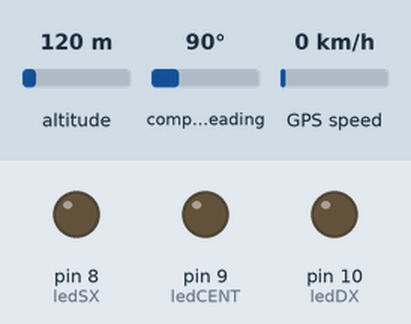
Simulated run of this sketch. Board: Arduino Uno, built with avr-gcc and run on an emulated ATmega328P. Shown: output pins drawn as LEDs (lit = HIGH). The test bench sets the inputs (shaded band); at power-on: altitude 120 m, GPS speed 0 km/h, compass heading 90°. The GPS gets a fix after 3 s at 37.7749, -122.4194 with 8 satellites; what the sketch prints to the serial monitor is not drawn.

Above: at 1.2 s.
1.3 s: altitude set to 108 m
At 3.9 s:
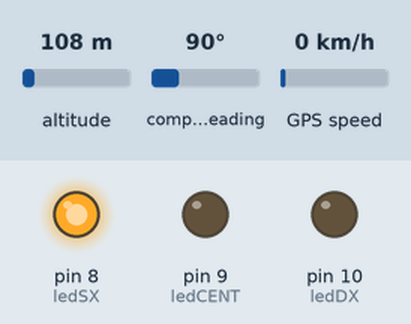
4.5 s: altitude set to 90 m
10.6 s: GPS speed set to 8 km/h
12.1 s: GPS speed set to 11 km/h
Timing chart, 0 to 15.1 s (numbered marks = the images above; inputs shaded):
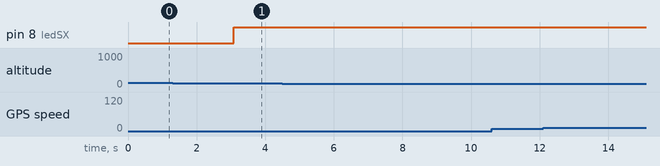

The sketch:

aWearable01.ino
```cpp
#include <SoftwareSerial.h>
#include <TinyGPS.h>

TinyGPS gps;
SoftwareSerial nss(2, 3);

//LED direction pins
int ledSX = 8;
int ledCENT = 9;
int ledDX = 10;

int distance_to_target = 0;

static void gpsdump(TinyGPS &gps);
static bool feedgps();
static void print_float(float val, float invalid, int len, int prec);
static void print_int(unsigned long val, unsigned long invalid, int len);
static void print_distance(unsigned long val);
static void print_date(TinyGPS &gps);
static void print_str(const char *str, int len);
static void print_str_target(const char *str, int len);

void setup()
{

  Serial.begin(115200);
  nss.begin(9600);

    // initialize the digital pin as an output.
  pinMode(ledSX, OUTPUT);
  pinMode(ledCENT, OUTPUT);
  pinMode(ledDX, OUTPUT);

  Serial.print("Testing TinyGPS library v. "); Serial.println(TinyGPS::library_version());
  Serial.println("by Mikal Hart");
  Serial.println();
  Serial.print("Sizeof(gpsobject) = "); Serial.println(sizeof(TinyGPS));
  Serial.println();
  Serial.println("Sats HDOP Latitude Longitude Fix  Date       Time       Date Alt     Course Speed Card  Distance Course Card  Chars Sentences Checksum");
  Serial.println("          (deg)    (deg)     Age                        Age  (m)     --- from GPS ----  ---- to target  ----  RX    RX        Fail");
  Serial.println("--------------------------------------------------------------------------------------------------------------------------------------");
}

void loop()
{
  bool newdata = false;
  unsigned long start = millis();

  // Every second we print an update
  while (millis() - start < 1000)
  {
    if (feedgps())
      newdata = true;
  }

  gpsdump(gps);

}

static void gpsdump(TinyGPS &gps)
{
  float flat, flon;
  unsigned long age, date, time, chars = 0;
  unsigned short sentences = 0, failed = 0;
  static const float TARGET_LAT = 63.41696, TARGET_LON = 10.40298;


  //char float_str3[16] = "";
  //dtostrf(TARGET_LAT,4,6,float_str3);
  //Serial.println(TARGET_LAT);
  //Serial.println(float_str3);

  print_int(gps.satellites(), TinyGPS::GPS_INVALID_SATELLITES, 5);
  print_int(gps.hdop(), TinyGPS::GPS_INVALID_HDOP, 5);
  gps.f_get_position(&flat, &flon, &age);
  print_float(flat, TinyGPS::GPS_INVALID_F_ANGLE, 9, 5);
  print_float(flon, TinyGPS::GPS_INVALID_F_ANGLE, 10, 5);
  print_int(age, TinyGPS::GPS_INVALID_AGE, 5);

  print_date(gps);

  print_float(gps.f_altitude(), TinyGPS::GPS_INVALID_F_ALTITUDE, 8, 2);
  print_float(gps.f_course(), TinyGPS::GPS_INVALID_F_ANGLE, 7, 2);
  print_float(gps.f_speed_kmph(), TinyGPS::GPS_INVALID_F_SPEED, 6, 2);
  print_str(gps.f_course() == TinyGPS::GPS_INVALID_F_ANGLE ? "*** " : TinyGPS::cardinal(gps.f_course()), 6);
  print_int(flat == TinyGPS::GPS_INVALID_F_ANGLE ? 0UL : (unsigned long)TinyGPS::distance_between(flat, flon, TARGET_LAT, TARGET_LON) / 1000, 0xFFFFFFFF, 9);
  print_distance((unsigned long)TinyGPS::distance_between(flat, flon, TARGET_LAT, TARGET_LON) / 1000);
  print_float(flat == TinyGPS::GPS_INVALID_F_ANGLE ? 0.0 : TinyGPS::course_to(flat, flon,TARGET_LAT, TARGET_LON), TinyGPS::GPS_INVALID_F_ANGLE, 7, 2);
  print_str_target(flat == TinyGPS::GPS_INVALID_F_ANGLE ? "*** " : TinyGPS::cardinal(TinyGPS::course_to(flat, flon, TARGET_LAT, TARGET_LON)), 6);

  gps.stats(&chars, &sentences, &failed);
  print_int(chars, 0xFFFFFFFF, 6);
  print_int(sentences, 0xFFFFFFFF, 10);
  print_int(failed, 0xFFFFFFFF, 9);
  Serial.println();

}

//Center light blinks if distance is less than 500km
static void print_distance(unsigned long val)
{
  if(val < 500) {
    digitalWrite(ledCENT,HIGH);
  }
}


static void print_int(unsigned long val, unsigned long invalid, int len)
{
  char sz[32];
  if (val == invalid)
    strcpy(sz, "*******");
  else
    sprintf(sz, "%ld", val);
  sz[len] = 0;
  for (int i=strlen(sz); i<len; ++i)
    sz[i] = ' ';
  if (len > 0)
    sz[len-1] = ' ';
  Serial.print(sz);

  feedgps();

}

static void print_float(float val, float invalid, int len, int prec)
{
  char sz[32];
  if (val == invalid)
  {
    strcpy(sz, "*******");
    sz[len] = 0;
        if (len > 0)
          sz[len-1] = ' ';
    for (int i=7; i<len; ++i)
        sz[i] = ' ';
    Serial.print(sz);

  }
  else
  {
    Serial.print(val, prec);
    int vi = abs((int)val);
    int flen = prec + (val < 0.0 ? 2 : 1);
    flen += vi >= 1000 ? 4 : vi >= 100 ? 3 : vi >= 10 ? 2 : 1;
    for (int i=flen; i<len; ++i)
      Serial.print(" ");
  }
  feedgps();
}

static void print_date(TinyGPS &gps)
{
  int year;
  byte month, day, hour, minute, second, hundredths;
  unsigned long age;
  gps.crack_datetime(&year, &month, &day, &hour, &minute, &second, &hundredths, &age);
  if (age == TinyGPS::GPS_INVALID_AGE)
    Serial.print("*******    *******    ");
  else
  {
    char sz[32];
    sprintf(sz, "%02d/%02d/%02d %02d:%02d:%02d   ",
        month, day, year, hour, minute, second);
    Serial.print(sz);
  }
  print_int(age, TinyGPS::GPS_INVALID_AGE, 5);
  feedgps();
}


static void print_str(const char *str, int len)
{
  int slen = strlen(str);
  for (int i=0; i<len; ++i)
    Serial.print(i<slen ? str[i] : ' ');

  feedgps();
}

//calls blinking_lights
static void print_str_target(const char *str, int len)
{
  int slen = strlen(str);
  for (int i=0; i<len; ++i)
    Serial.print(i<slen ? str[i] : ' ');

  blinking_led(*str);
}

//led blinking in direction of target
static void blinking_led(char str)
{
  if(str == 'E') {
    digitalWrite(ledCENT,HIGH);
    //delay(1000);
    //digitalWrite(ledCENT,LOW);
    //delay(1000);

  }
   else if (str == 'S'){
    digitalWrite(ledDX,HIGH);
    //delay(1000);
    //digitalWrite(ledDX,LOW);
    //delay(1000);

   }
    else if (str == 'N'){
    digitalWrite(ledSX,HIGH);
    //delay(1000);
    //digitalWrite(ledSX,LOW);
    //delay(1000);

    }
    //Serial.print(str);
}


static bool feedgps()
{
  while (nss.available())
  {
    if (gps.encode(nss.read()))
      return true;
  }
  return false;
}
```

Measured:
- after the input at 4.5 s, every drawn part: stays the same
- after the input at 10.6 s, every drawn part: stays the same
- after the input at 12.1 s, every drawn part: stays the same
